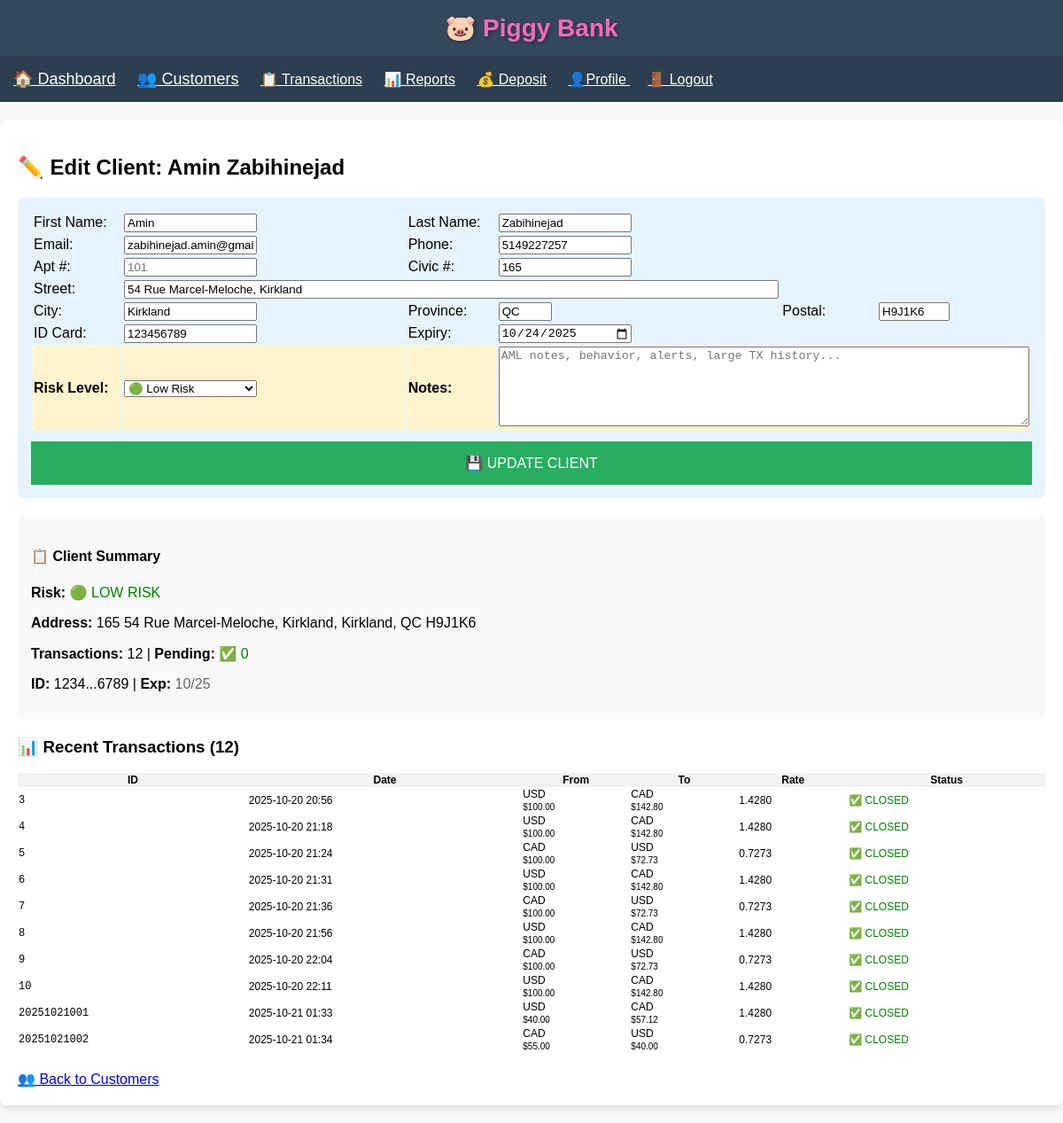
The page /edit_client/1 on the database as committed earlier.
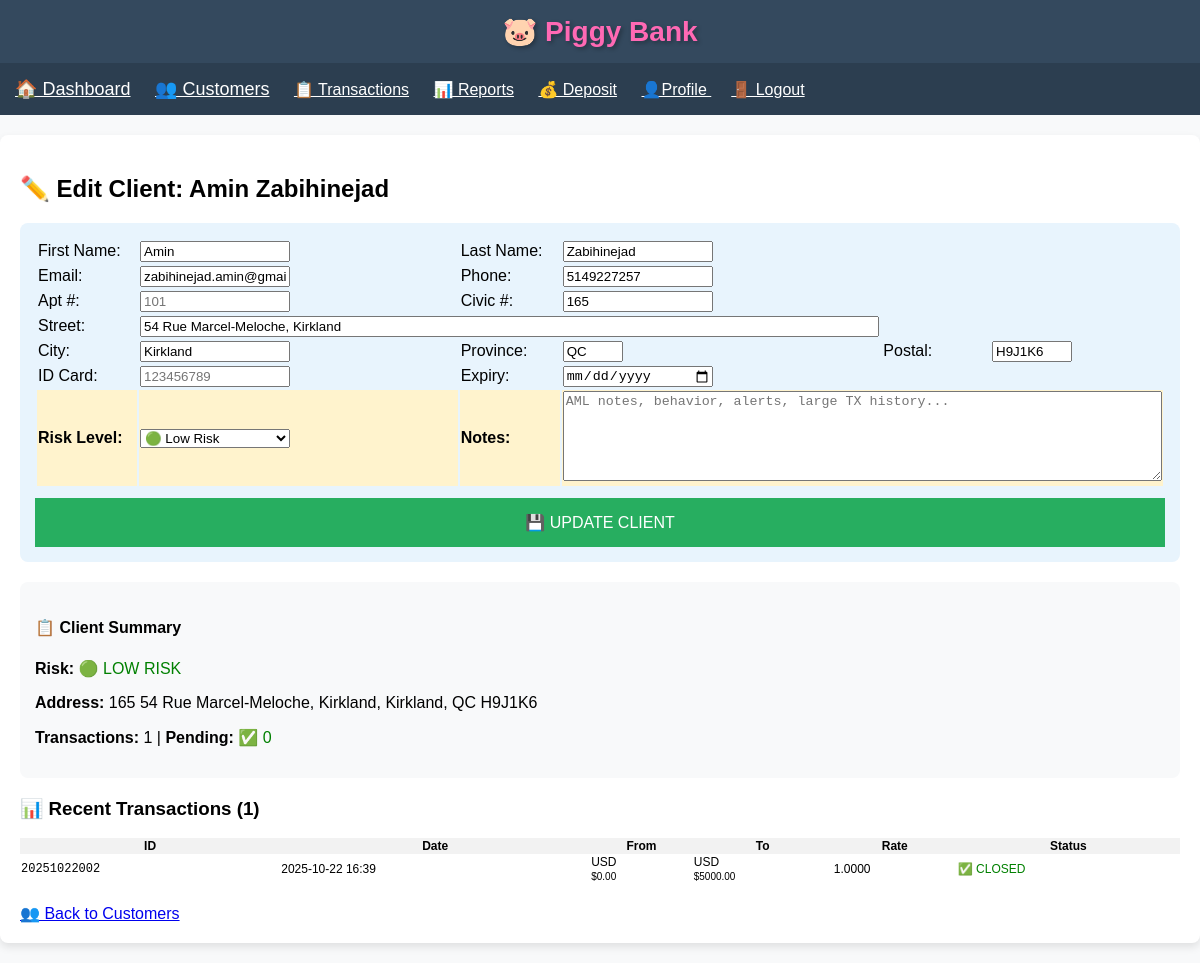
The same page on the database as committed later.
### app.py (models this page shows)
class Client(db.Model):
    id = db.Column(db.Integer, primary_key=True)
    first_name = db.Column(db.String(50), nullable=False)
    last_name = db.Column(db.String(50), nullable=False)
    email = db.Column(db.String(100), unique=True, nullable=False)
    phone = db.Column(db.String(20), nullable=False)
    apartment = db.Column(db.String(10))
    civic_number = db.Column(db.String(10), nullable=False)
    street = db.Column(db.String(100), nullable=False)
    city = db.Column(db.String(50), nullable=False)
    province = db.Column(db.String(10), nullable=False)
    postal_code = db.Column(db.String(10), nullable=False)
    id_card_number = db.Column(db.String(20))
    id_expiry_date = db.Column(db.Date)
    risk_level = db.Column(db.String(20), default='low risk')
    notes = db.Column(db.Text, nullable=True)
    created_at = db.Column(db.DateTime, default=datetime.utcnow)
    transactions = db.relationship('Transaction', backref='client', lazy='dynamic')

class Transaction(db.Model):
    id = db.Column(db.String(11), primary_key=True)
    date = db.Column(db.DateTime, default=datetime.utcnow)
    from_currency = db.Column(db.String(3), nullable=False)
    to_currency = db.Column(db.String(3), nullable=False)
    from_amount = db.Column(db.Float, nullable=False)
    to_amount = db.Column(db.Float, nullable=False)
    exchange_rate = db.Column(db.Float, nullable=False)
    notes = db.Column(db.Text, nullable=True)
    is_fintrac = db.Column(db.Boolean, default=False)
    client_id = db.Column(db.Integer, db.ForeignKey('client.id'), nullable=False)
    receipt_filename = db.Column(db.String(100))
    status = db.Column(db.String(10), default='closed')

### app.py (the view, shortened to what this page needs)
@app.route('/edit_client/<int:client_id>', methods=['GET', 'POST'])
def edit_client(client_id):
    client = Client.query.get_or_404(client_id)
    return render_template('edit_client.html',
                           client=client,
                           now=datetime.utcnow().date())  # ✅ ADD NOW

### templates/edit_client.html (shortened to what the changed rows need)
{% extends "base.html" %}
{% block content %}
<h2>✏️ Edit Client: {{ client.first_name }} {{ client.last_name }}</h2>
<div style="background:#e8f4fd; padding:15px; border-radius:8px; margin-bottom:20px;">
    <form method="POST">
        <table style="width:100%;">
            <tr>
                <td><input name="first_name" value="{{ form_data.first_name if form_data else client.first_name }}" required style="width:150px;"></td>
                <td><input name="last_name" value="{{ form_data.last_name if form_data else client.last_name }}" required style="width:150px;"></td>
            </tr>
            <tr>
                <td><input name="email" type="email" value="{{ form_data.email if form_data else client.email }}" required style="width:150px;"></td>
                <td><input name="phone" value="{{ form_data.phone if form_data else client.phone }}" required style="width:150px;"></td>
            </tr>
            <tr>
                <td><input name="civic_number" value="{{ form_data.civic_number if form_data else client.civic_number }}" required style="width:150px;"></td>
            </tr>
            <tr>
                <td colspan="3"><input name="street" value="{{ form_data.street if form_data else client.street }}" required style="width:100%;"></td>
            </tr>
            <tr>
                <td><input name="city" value="{{ form_data.city if form_data else client.city }}" required style="width:150px;"></td>
                <td><input name="province" value="{{ form_data.province if form_data else client.province }}" required style="width:60px;"></td>
                <td><input name="postal_code" value="{{ form_data.postal_code if form_data else client.postal_code }}" required placeholder="M5V 2T6" style="width:80px;"></td>
            </tr>
            <tr>
                <td><input type="text" name="id_card_number" value="{{ form_data.id_card_number if form_data else (client.id_card_number or '') }}" placeholder="123456789" style="width:150px;"></td>
                <td><input type="date" name="id_expiry_date" value="{{ form_data.id_expiry_date if form_data else (client.id_expiry_date.strftime('%Y-%m-%d') if client.id_expiry_date else '') }}" style="width:150px;"></td>
            </tr>
        </table>
    </form>
</div>
<div style="background:#f8f9fa; padding:15px; border-radius:8px; margin-bottom:20px;">
    <h4>📋 Client Summary</h4>
    <p><strong>Risk:</strong>
        {% if (form_data.risk_level if form_data else client.risk_level) == 'low risk' %}<span style="color:green;">🟢 LOW RISK</span>
        {% elif (form_data.risk_level if form_data else client.risk_level) == 'medium risk' %}<span style="color:orange;">🟡 MEDIUM RISK</span>
        {% elif (form_data.risk_level if form_data else client.risk_level) == 'high risk' %}<span style="color:red;">🟠 HIGH RISK</span>
        {% else %}<span style="color:red; font-weight:bold;">🔴 ON HOLD</span>{% endif %}
    </p>
    <p><strong>Address:</strong> {{ (form_data.apartment if form_data else (client.apartment or '')) }} {{ form_data.civic_number if form_data else client.civic_number }} {{ form_data.street if form_data else client.street }}, {{ form_data.city if form_data else client.city }}, {{ form_data.province if form_data else client.province }} {{ form_data.postal_code if form_data else client.postal_code }}</p>
    {% set transactions_list = client.transactions.all() %}
    <p><strong>Transactions:</strong> {{ transactions_list|length }} |
       <strong>Pending:</strong>
       {% set pending_tx = transactions_list|selectattr('status', 'equalto', 'pending')|list %}
       {% if pending_tx|length > 0 %}
           <span style="color:red; font-weight:bold;">🚨 {{ pending_tx|length }}</span>
       {% else %}
           <span style="color:green;">✅ 0</span>
       {% endif %}
    </p>
    {% if client.id_card_number %}
    <p><strong>ID:</strong> {{ client.id_card_number[:4] }}...{{ client.id_card_number[-4:] }}
       {% if client.id_expiry_date %}
           | <strong>Exp:</strong>
           <span style="{% if client.id_expiry_date < now %}color:red;{% else %}color:#666;{% endif %}">
               {{ client.id_expiry_date.strftime('%m/%y') }}
           </span>
       {% endif %}
    </p>
    {% endif %}
</div>
<h3>📊 Recent Transactions ({{ transactions_list|length }})</h3>
<table style="width:100%; border-collapse:collapse; font-size:12px; margin-top:10px;">
    <tr style="background:#f2f2f2;">
        <th>ID</th><th>Date</th><th>From</th><th>To</th><th>Rate</th><th>Status</th>
    </tr>
    {% for tx in transactions_list[-10:] %}
    <tr>
        <td style="font-family:monospace;">{{ tx.id }}</td>
        <td>{{ tx.date.strftime('%Y-%m-%d %H:%M') }}</td>
        <td>{{ tx.from_currency }}<br><small>${{ "%.2f"|format(tx.from_amount) }}</small></td>
        <td>{{ tx.to_currency }}<br><small>${{ "%.2f"|format(tx.to_amount) }}</small></td>
        <td>{{ "%.4f"|format(tx.exchange_rate) }}</td>
        <td>
            {% if tx.status == 'pending' %}
                <span style="color:red; font-weight:bold;">⏳ PENDING</span>
            {% else %}
                <span style="color:green;">✅ CLOSED</span>
            {% endif %}
        </td>
    </tr>
    {% else %}
    <tr><td colspan="6" style="text-align:center; color:#999; padding:20px;">No transactions yet</td></tr>
    {% endfor %}
</table>
<div style="margin-top:20px;">
    <a href="{{ url_for('customers') }}" style="font-size:16px;">👥 Back to Customers</a>
</div>
{% endblock %}

Rows that differ between the two databases and show on the page:
removed Transaction: id "3", date "2025-10-20 20:56", from_currency "USD", from_amount "100.00", to_currency "CAD", to_amount "142.80", exchange_rate "1.4280", status "✅ CLOSED"
removed Transaction: id "4", date "2025-10-20 21:18", from_currency "USD", from_amount "100.00", to_currency "CAD", to_amount "142.80", exchange_rate "1.4280", status "✅ CLOSED"
removed Transaction: id "5", date "2025-10-20 21:24", from_currency "CAD", from_amount "100.00", to_currency "USD", to_amount "72.73", exchange_rate "0.7273", status "✅ CLOSED"
removed Transaction: id "6", date "2025-10-20 21:31", from_currency "USD", from_amount "100.00", to_currency "CAD", to_amount "142.80", exchange_rate "1.4280", status "✅ CLOSED"
removed Transaction: id "7", date "2025-10-20 21:36", from_currency "CAD", from_amount "100.00", to_currency "USD", to_amount "72.73", exchange_rate "0.7273", status "✅ CLOSED"
removed Transaction: id "8", date "2025-10-20 21:56", from_currency "USD", from_amount "100.00", to_currency "CAD", to_amount "142.80", exchange_rate "1.4280", status "✅ CLOSED"
removed Transaction: id "9", date "2025-10-20 22:04", from_currency "CAD", from_amount "100.00", to_currency "USD", to_amount "72.73", exchange_rate "0.7273", status "✅ CLOSED"
removed Transaction: id "10", date "2025-10-20 22:11", from_currency "USD", from_amount "100.00", to_currency "CAD", to_amount "142.80", exchange_rate "1.4280", status "✅ CLOSED"
removed Transaction: id "20251021001", date "2025-10-21 01:33", from_currency "USD", from_amount "40.00", to_currency "CAD", to_amount "57.12", exchange_rate "1.4280", status "✅ CLOSED"
removed Transaction: id "20251021002", date "2025-10-21 01:34", from_currency "CAD", from_amount "55.00", to_currency "USD", to_amount "40.00", exchange_rate "0.7273", status "✅ CLOSED"
changed Client "Amin": id_card_number "123456789" → (not shown); id_expiry_date "10/24/2025" → (not shown)
added Transaction: id "20251022002", date "2025-10-22 16:39", from_currency "USD", from_amount "0.00", to_currency "USD", to_amount "5000.00", exchange_rate "1.0000", status "✅ CLOSED"
Other text that changed with them:
{{ transactions_list|length }}: "12" → "1"
{{ client.id_card_number[:4] }}: "1234" → (not shown)
{{ client.id_card_number[-4:] }}: "6789" → (not shown)
{{ client.id_expiry_date.strftime('%m/%y') }}: "10/25" → (not shown)
text no longer shown: "ID: ... | Exp:"
